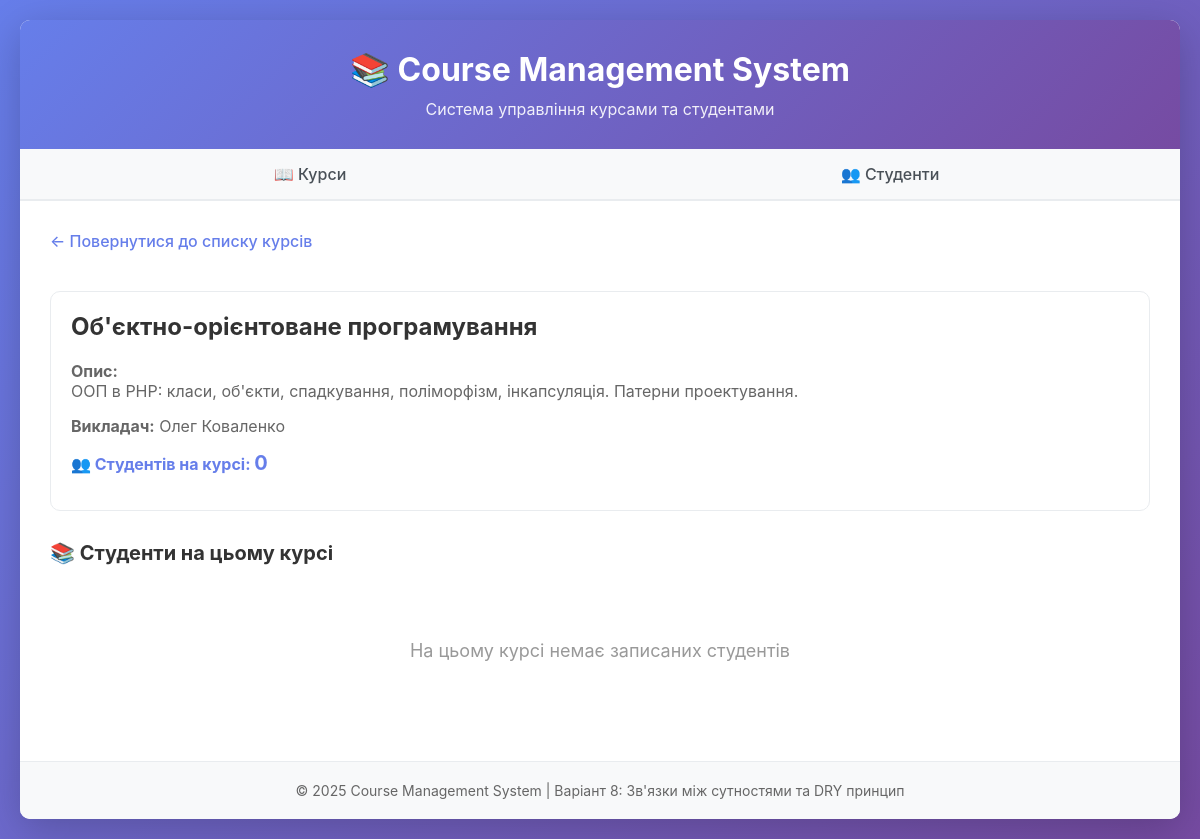
Screenshot of /index.php?action=course&id=3 with the database file from the repository.
### tables this page shows
CREATE TABLE courses (
    id INT AUTO_INCREMENT PRIMARY KEY,
    name VARCHAR(255) NOT NULL,
    description TEXT,
    instructor VARCHAR(255) NOT NULL,
    created_at TIMESTAMP DEFAULT CURRENT_TIMESTAMP,
    updated_at TIMESTAMP DEFAULT CURRENT_TIMESTAMP ON UPDATE CURRENT_TIMESTAMP
);

### src/Database.php (called while the page is built, shortened)
<?php
class Database {
    private static $instance = null;
    private $connection;
    private function __construct() {
        try {
            $dsn = 'mysql:host=' . DB_HOST . ';dbname=' . DB_NAME . ';charset=utf8mb4';
            $this->connection = new PDO(
                $dsn,
                DB_USER,
                DB_PASS,
                [
                    PDO::ATTR_ERRMODE => PDO::ERRMODE_EXCEPTION,
                    PDO::ATTR_DEFAULT_FETCH_MODE => PDO::FETCH_ASSOC,
                ]
            );
        } catch (PDOException $e) {
            die('Помилка підключення до БД: ' . $e->getMessage());
        }
    }
    public static function getInstance() {
        if (self::$instance === null) {
            self::$instance = new self();
        }
        return self::$instance;
    }
    public function execute($sql, $params = []) {
        $stmt = $this->connection->prepare($sql);
        $stmt->execute($params);
        return $stmt;
    }
    public function fetchOne($sql, $params = []) {
        $stmt = $this->execute($sql, $params);
        return $stmt->fetch();
    }
}

### src/Model.php (called while the page is built, shortened)
<?php
abstract class Model {
    protected static $table;
    protected $attributes = [];
    public function __construct($attributes = []) {
        $this->attributes = $attributes;
    }
    public function __get($name) {
        return $this->attributes[$name] ?? null;
    }
    public static function find($id) {
        $db = Database::getInstance();
        $record = $db->fetchOne('SELECT * FROM ' . static::$table . ' WHERE id = ?', [$id]);
        if ($record) {
            return new static($record);
        }
        return null;
    }
}

### src/Course.php (called while the page is built, shortened)
<?php
class Course extends Model {
    public function getStudentCount() {
        $db = Database::getInstance();
        $sql = '
            SELECT COUNT(*) as count FROM enrollments
            WHERE course_id = ?
        ';
        $result = $db->fetchOne($sql, [$this->attributes['id']]);
        return $result['count'] ?? 0;
    }
}

### views/course_show.php (the view, shortened to what this page needs)
<!DOCTYPE html>
<html lang="uk">
<head>
    <link rel="stylesheet" href="views/style.css">
</head>
<body>
    <div class="container">
        <header>
            <h1>📚 Course Management System</h1>
            <p>Система управління курсами та студентами</p>
        </header>
        <nav>
            <a href="index.php?action=courses">📖 Курси</a>
            <a href="index.php?action=students">👥 Студенти</a>
        </nav>
        <main>
            <a href="index.php?action=courses" class="back-link">← Повернутися до списку курсів</a>
            <div class="card" style="margin: 20px 0;">
                <h2><?php echo htmlspecialchars($course->name); ?></h2>
                <p style="color: #666; margin: 15px 0;">
                    <strong>Опис:</strong><br>
                    <?php echo nl2br(htmlspecialchars($course->description)); ?>
                </p>
                <p style="color: #666; margin: 15px 0;">
                    <strong>Викладач:</strong> <?php echo htmlspecialchars($course->instructor); ?>
                </p>
                <p style="color: #667eea; font-weight: bold; margin: 15px 0;">
                    👥 Студентів на курсі: <span style="font-size: 20px;"><?php echo $course->getStudentCount(); ?></span>
                </p>
            </div>
            <h3>📚 Студенти на цьому курсі</h3>
            <?php if (empty($students)): ?>
                <div class="empty-state">
                    <p>На цьому курсі немає записаних студентів</p>
                </div>
            <?php endif; ?>
        </main>
        <footer>
            <p>© 2025 Course Management System | Варіант 8: Зв'язки між сутностями та DRY принцип</p>
        </footer>
    </div>
</body>
</html>

### views/style.css (style rules this page uses)
* { margin: 0; padding: 0; box-sizing: border-box; }
body { font-family: -apple-system, BlinkMacSystemFont, 'Segoe UI', Roboto, Oxygen, Ubuntu, Cantarell, sans-serif; background: linear-gradient(135deg, #667eea 0%, #764ba2 100%); min-height: 100vh; padding: 20px; }
.container { max-width: 1200px; margin: 0 auto; background: white; border-radius: 10px; box-shadow: 0 10px 40px rgba(0,0,0,0.2); overflow: hidden; }
header { background: linear-gradient(135deg, #667eea 0%, #764ba2 100%); color: white; padding: 30px; text-align: center; }
header h1 { font-size: 32px; margin-bottom: 10px; }
header p { font-size: 16px; opacity: 0.9; }
nav { display: flex; background: #f8f9fa; border-bottom: 2px solid #e9ecef; }
nav a { flex: 1; padding: 15px 20px; text-align: center; text-decoration: none; color: #495057; font-weight: 500; transition: all 0.3s; }
main { padding: 30px; min-height: 400px; }
.card { background: white; border: 1px solid #e9ecef; border-radius: 10px; padding: 20px; transition: all 0.3s; }
.empty-state { text-align: center; padding: 60px 20px; color: #999; }
.empty-state p:first-child { font-size: 18px; margin-bottom: 10px; }
.back-link { display: inline-block; margin-bottom: 20px; color: #667eea; text-decoration: none; font-weight: 500; }
footer { background: #f8f9fa; padding: 20px; text-align: center; color: #666; font-size: 14px; border-top: 1px solid #e9ecef; }
h2 { color: #333; margin-bottom: 20px; font-size: 24px; }
h3 { color: #333; margin: 30px 0 15px 0; font-size: 20px; }

### rows the page displays
courses: name "Об'єктно-орієнтоване програмування", description "ООП в PHP: класи, об'єкти, спадкування, поліморфізм, інкапсуляція. Патерни проектування.", instructor "Олег Коваленко"

### other values shown
$course->getStudentCount() "0"
